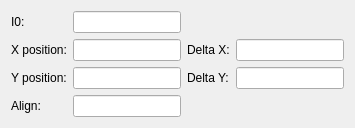
     <widget class="QWidget" name="I0">
      <attribute name="title">
       <string>I0</string>
      </attribute>
      <layout class="QGridLayout" name="gridLayout_7">
       <item row="4" column="0">
        <widget class="QLabel" name="label_62">
         <property name="text">
          <string>Y position:</string>
         </property>
        </widget>
       </item>
       <item row="4" column="2">
        <widget class="QLineEdit" name="I0SiYPos"/>
       </item>
       <item row="0" column="0">
        <widget class="QLabel" name="label_60">
         <property name="text">
          <string>I0:</string>
         </property>
        </widget>
       </item>
       <item row="0" column="2">
        <widget class="QLineEdit" name="I0UiNull"/>
       </item>
       <item row="2" column="0">
        <widget class="QLabel" name="label_61">
         <property name="text">
          <string>X position:</string>
         </property>
        </widget>
       </item>
       <item row="2" column="2">
        <widget class="QLineEdit" name="I0SiXPos"/>
       </item>
       <item row="2" column="4">
        <widget class="QLineEdit" name="I0SiDeltaX"/>
       </item>
       <item row="4" column="4">
        <widget class="QLineEdit" name="I0SiDeltaY"/>
       </item>
       <item row="6" column="2">
        <widget class="QLineEdit" name="I0NAlign"/>
       </item>
       <item row="2" column="3">
        <widget class="QLabel" name="label_63">
         <property name="text">
          <string>Delta X:</string>
         </property>
        </widget>
       </item>
       <item row="4" column="3">
        <widget class="QLabel" name="label_64">
         <property name="text">
          <string>Delta Y:</string>
         </property>
        </widget>
       </item>
       <item row="6" column="0">
        <widget class="QLabel" name="label_65">
         <property name="text">
          <string>Align:</string>
         </property>
        </widget>
       </item>
      </layout>
     </widget>
